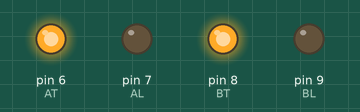
Recording of a sketch running on a simulated Arduino Uno, built with avr-gcc and run on an emulated ATmega328P. On the bench: output pins drawn as LEDs (lit = HIGH).

Above: at 1.0 s.
At 3.0 s:
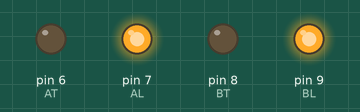
Timing chart, 0 to 5.2 s (numbered marks = the images above):
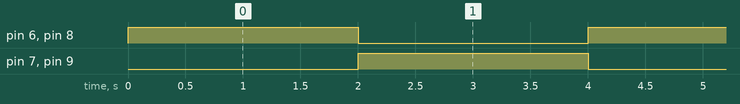

Measured:
- by itself, pin 6 (AT), pin 7 (AL), pin 8 (BT), pin 9 (BL): alternates HIGH for 2.0 s and LOW for 2.0 s

The sketch:

DC.ino
```cpp
//DONG CO 1
#define AT 6
#define AL 7
//DONG CO 2
#define BT 8
#define BL 9
void setup() {
  // put your setup code here, to run once:
pinMode(AT,OUTPUT);
pinMode(AL,OUTPUT);
pinMode(BT,OUTPUT);
pinMode(BL,OUTPUT);
}

void loop() {
//DONG CO 1
digitalWrite(AT,1);
digitalWrite(AL,0);
//DONG CO 2
digitalWrite(BT,1);
digitalWrite(BL,0);
delay(2000);
//DONG CO 1
digitalWrite(AT,0);
digitalWrite(AL,1);
//DONG CO 2
digitalWrite(BT,0);
digitalWrite(BL,1);
delay(2000);
}
```
